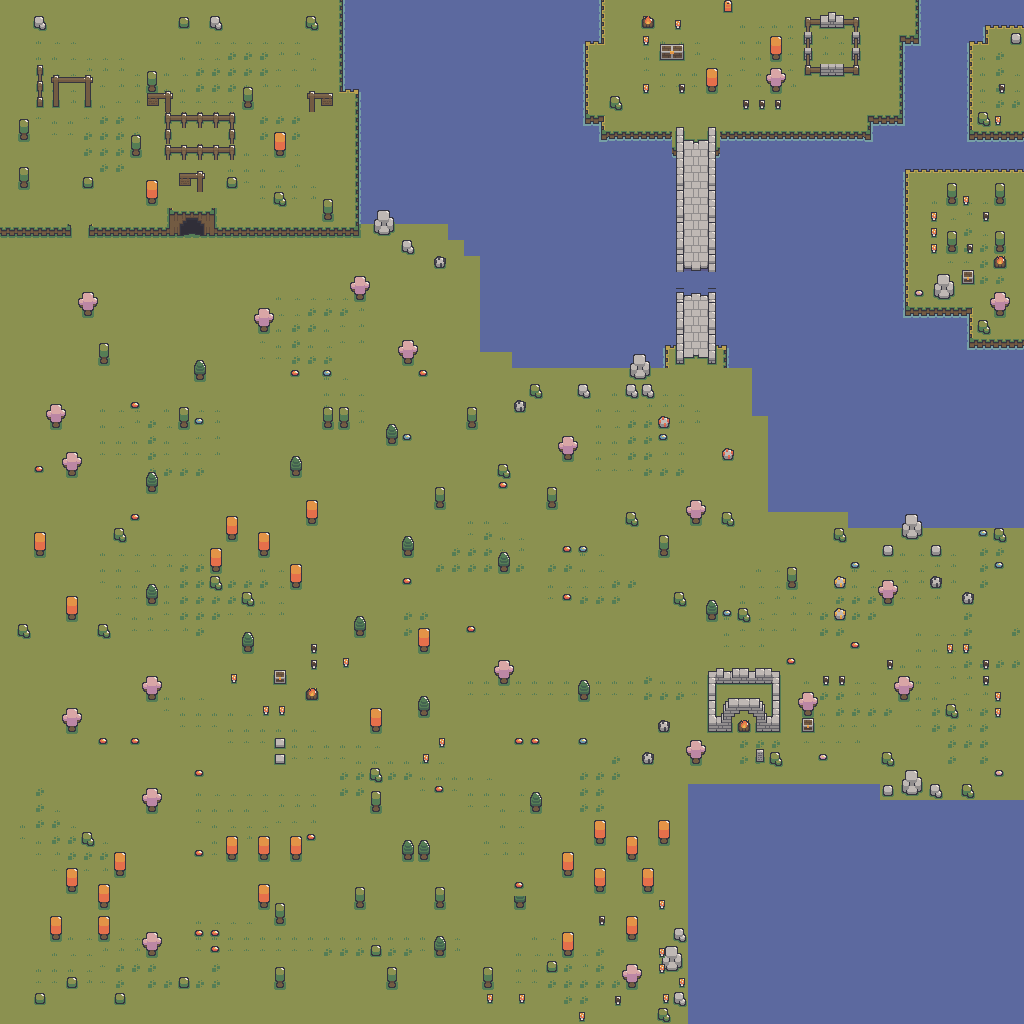

This game map was drawn from its Tiled (.tmx) file and the tilesets committed beside it. A one-line description and the trimmed map source follow:
An orthogonal 64x64 tile map with 16x16 px tiles, 3 tile layers (background, tress and bush, buildings), 4 tilesets.

<map version="1.10" tiledversion="1.10.0" orientation="orthogonal" renderorder="right-down" width="64" height="64" tilewidth="16" tileheight="16" infinite="0" nextlayerid="4" nextobjectid="1">
 <editorsettings>
  <export target="../maps/testmap.lua" format="lua" />
 </editorsettings>
 <tileset firstgid="1" name="ground1" tilewidth="16" tileheight="16" tilecount="198" columns="22">
  <image source="fantasy_ [version 2.0]/forest_/forest_.png" width="352" height="144" />
 </tileset>
 <tileset firstgid="199" name="tress and stuff" tilewidth="16" tileheight="16" tilecount="120" columns="12">
  <image source="fantasy_ [version 2.0]/forest_/forest_ [resources].png" width="192" height="160" />
 </tileset>
 <tileset firstgid="319" name="buildings" tilewidth="16" tileheight="16" tilecount="180" columns="15">
  <image source="fantasy_ [version 2.0]/forest_/forest_ [fencesAndWalls].png" width="240" height="192" />
 </tileset>
 <tileset firstgid="499" name="bridgge" tilewidth="16" tileheight="16" tilecount="50" columns="5">
  <image source="fantasy_ [version 2.0]/forest_/forest_ [bridgeVertical].png" width="80" height="160" />
 </tileset>
 <layer id="1" name="background" width="64" height="64" locked="1">
  <data>[4096 cells, 4096 non-empty, 35 distinct tile ids]</data>
 </layer>
 <layer id="2" name="tress and bush" width="64" height="64">
  <data>[4096 cells, 442 non-empty, 30 distinct tile ids]</data>
 </layer>
 <layer id="3" name="buildings" width="64" height="64">
  <data>[4096 cells, 195 non-empty, 114 distinct tile ids]</data>
 </layer>
</map>
